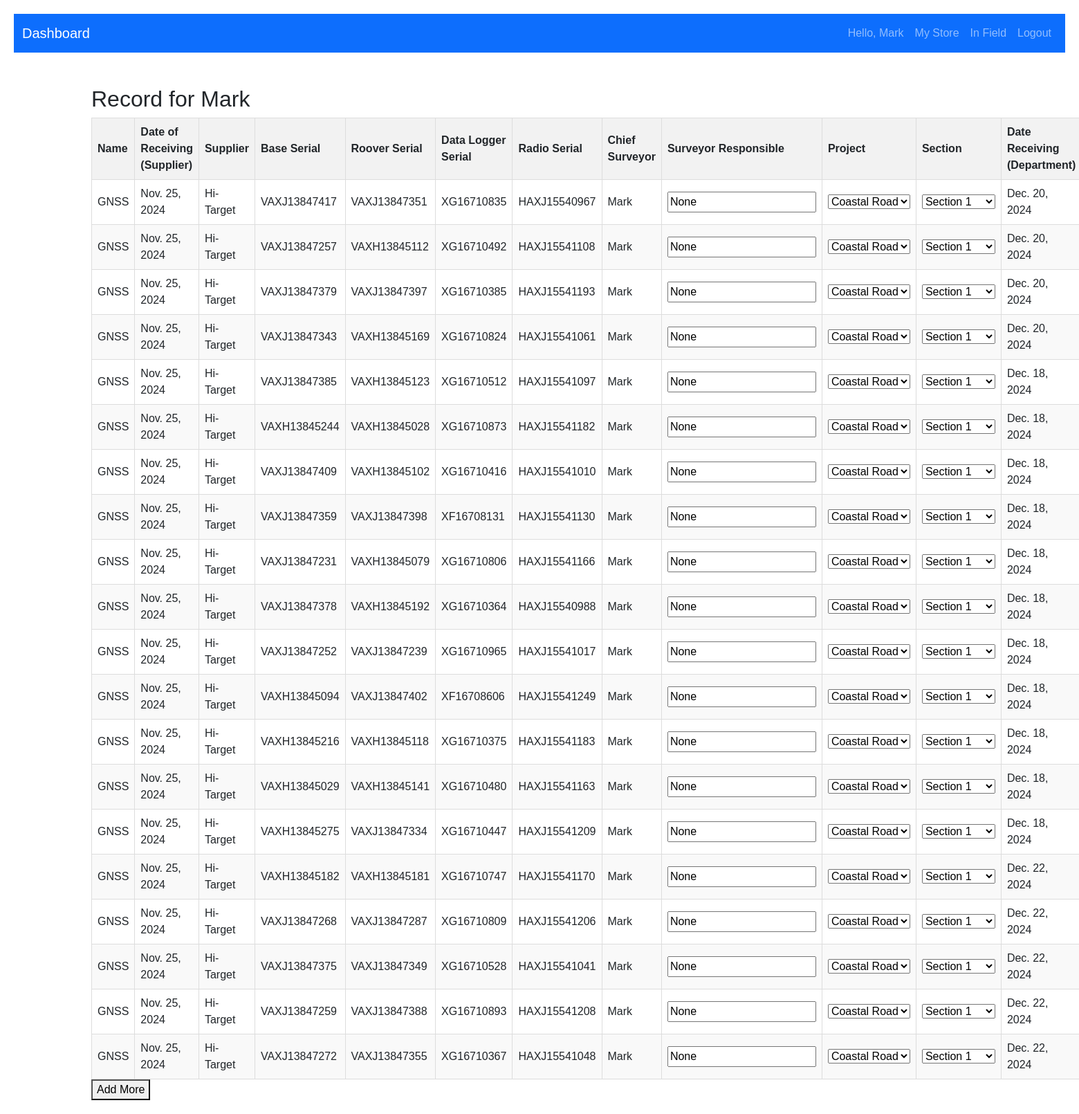
The app's page / (signed in), older data.
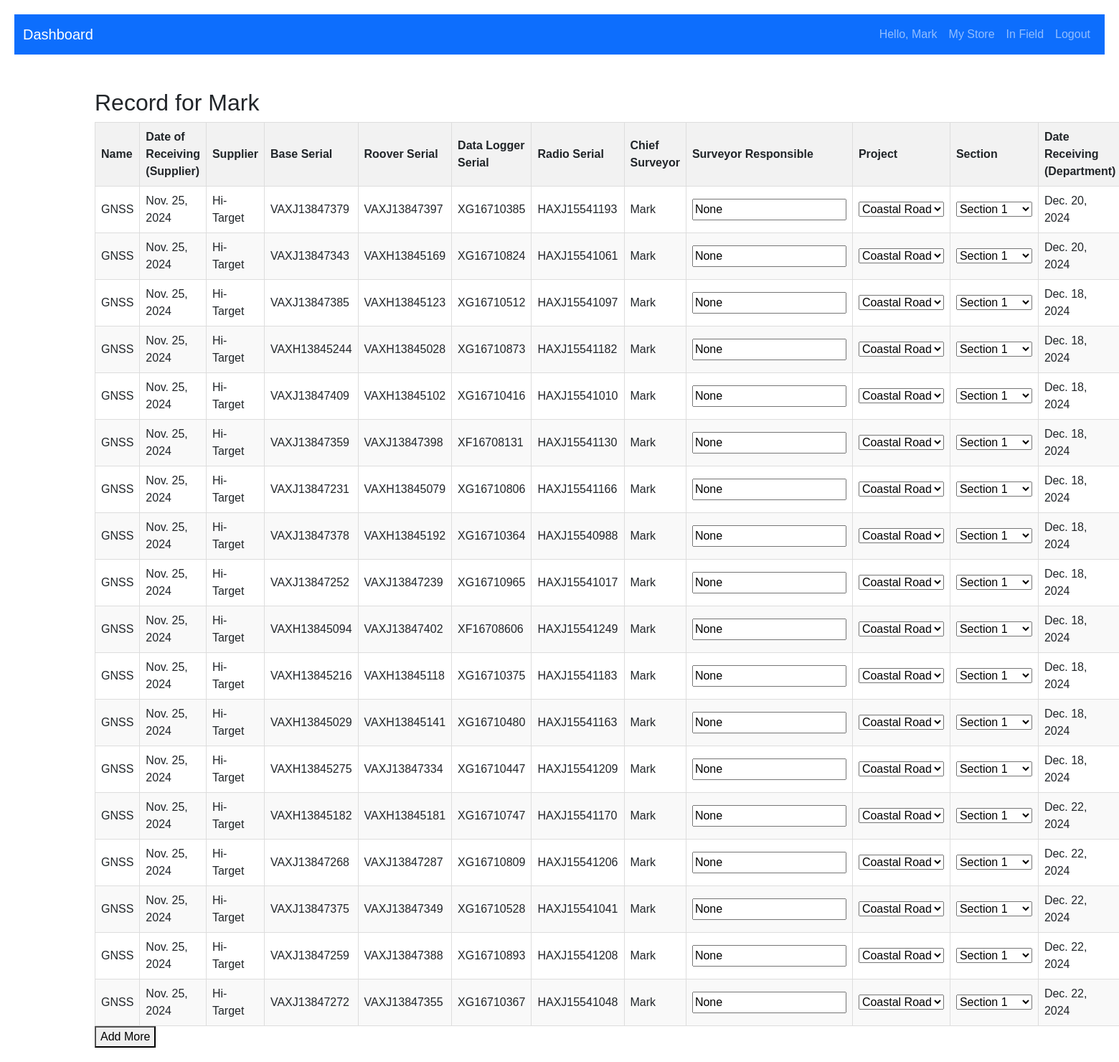
The same page, newer data.
### inventory/models.py (models this page shows)
class EquipmentsInSurvey(models.Model):
    name = models.CharField(max_length=100)
    date_of_receiving_from_supplier = models.DateField()
    supplier = models.CharField(max_length=20)
    base_serial = models.CharField(max_length=100)
    roover_serial = models.CharField(max_length=100)
    data_logger_serial = models.CharField(max_length=100)
    radio_serial = models.CharField(max_length=100)
    chief_surveyor = models.ForeignKey(User, on_delete=models.CASCADE)
    surveyor_responsible = models.CharField(max_length=100, null=True)
    project = models.CharField(max_length=20)
    section = models.CharField(max_length=100)
    date_receiving_from_department = models.DateField()
    status = models.CharField(choices=[('In Store', 'In Store'), ('In Field', 'In Field')], max_length=100, default='In Store')

### inventory/views.py (the view, shortened to what this page needs)
# urls.py: path('', views.request_equipment, name='/'),
@login_required
def request_equipment(request):
    user = request.user
    data = EquipmentsInSurvey.objects.filter(chief_surveyor=user, status='In Store')
    available_equipment = Equipment.objects.filter(status='In Store')
    return render(request, 'inventory/request_equipment.html', {'available_equipment': available_equipment, 'data':data})

### inventory/templates/inventory/request_equipment.html (shortened to what this page needs)
{% extends 'base/base_dashboard.html' %}
{% block content %}
<h2>Record for {{ request.user }}</h2>
<table>
    <thead>
        <tr>
            <th>Name</th>
            <th>Date of Receiving (Supplier)</th>
            <th>Supplier</th>
            <th>Base Serial</th>
            <th>Roover Serial</th>
            <th>Data Logger Serial</th>
            <th>Radio Serial</th>
            <th>Chief Surveyor</th>
            <th>Surveyor Responsible</th>
            <th>Project</th>
            <th>Section</th>
            <th>Date Receiving (Department)</th>
        </tr>
    </thead>
    <tbody>
        {% for info in data %}
        <form action="{% url 'request_equipment' %}" method="post">
        <tr>
            <td>{{info.name}}</td>
            <td>{{info.date_of_receiving_from_supplier}}</td>
            <td>{{info.supplier}}</td>
            <td>{{info.base_serial}}</td>
            <td>{{info.roover_serial}}</td>
            <td>{{info.data_logger_serial}}</td>
            <td>{{info.radio_serial}}</td>
            <td>{{info.chief_surveyor}}</td>
            <td>
                <input type="text" name='surveyor_res' value="{{info.surveyor_responsible}}">
            </td>
            <td>
                <select name="project" id="">
                    <option value="Coastal Road">Coastal Road</option>
                </select>
            </td>
            <td>
               <select name="section" id="">
                <option value="Section 1">Section 1</option>
               </select>
            </td>
            <td>{{info.date_receiving_from_department}}</td>
        </tr>
    </form>
        {% endfor %}
    </tbody>
</table>
<button onclick="addRow()">Add More</button>
{% endblock %}

Row changes from the older to the newer data that the page shows:
no longer on this page (row edited): EquipmentsInSurvey: name "GNSS", date_of_receiving_from_supplier "Nov. 25, 2024", supplier "Hi-Target", base_serial "VAXJ13847417", roover_serial "VAXJ13847351", data_logger_serial "XG16710835", radio_serial "HAXJ15540967", chief_surveyor "Mark", surveyor_res "None", date_receiving_from_department "Dec. 20, 2024"
no longer on this page (row edited): EquipmentsInSurvey: name "GNSS", date_of_receiving_from_supplier "Nov. 25, 2024", supplier "Hi-Target", base_serial "VAXJ13847257", roover_serial "VAXH13845112", data_logger_serial "XG16710492", radio_serial "HAXJ15541108", chief_surveyor "Mark", surveyor_res "None", date_receiving_from_department "Dec. 20, 2024"
